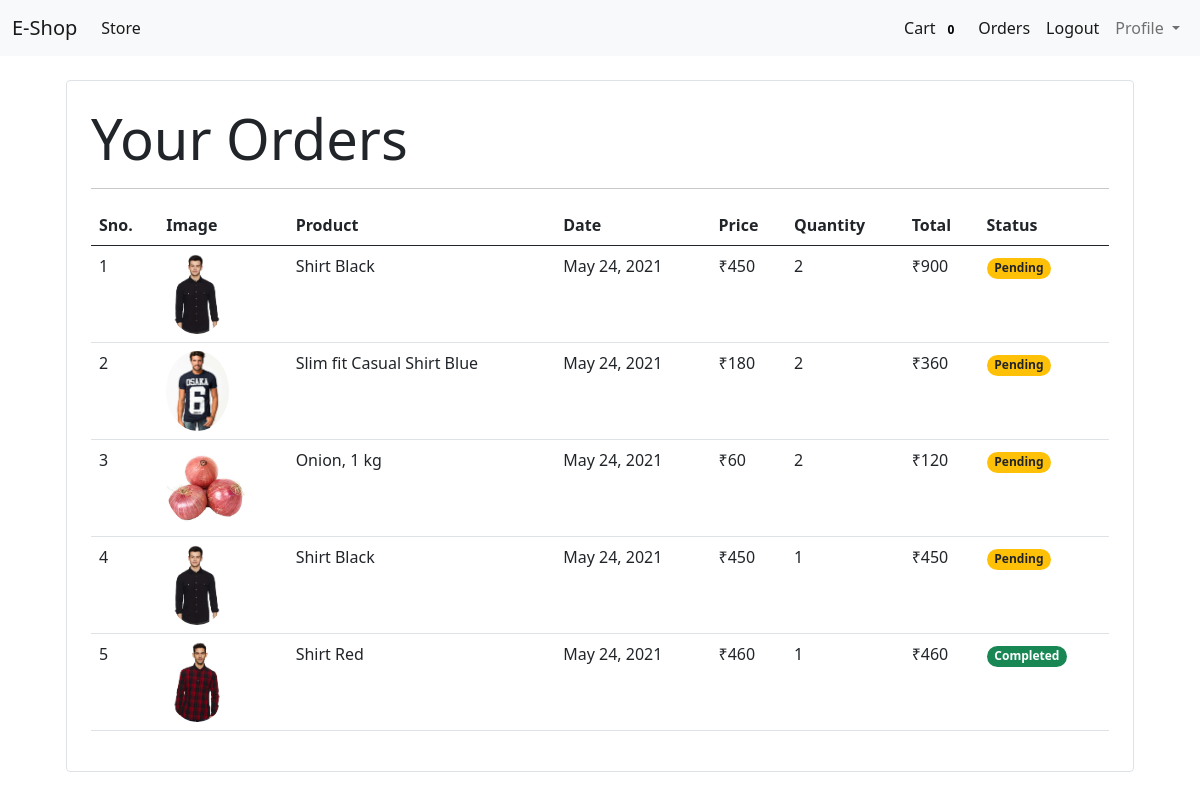
The page /orders (signed in) on the database its author committed.
### store/models/orders.py (models this page shows, shortened)
class Order(models.Model):
    product=models.ForeignKey(Product,on_delete=models.CASCADE)
    customer=models.ForeignKey(Customer,on_delete=models.CASCADE)
    quantity=models.IntegerField(default=1)
    total_price=models.IntegerField()
    date=models.DateField(default=datetime.datetime.today)
    phone_number=models.CharField(max_length=15,default='',blank=True)
    address=models.CharField(max_length=200,default='',blank=True)
    status=models.BooleanField(default=False)
    @staticmethod
    def get_orders_by_customer(customer):
        return Order.objects.filter(customer=customer).order_by('-date')

### store/models/products.py (models this page shows, shortened)
class Product(models.Model):
    name=models.CharField(max_length=50)
    price=models.IntegerField(default=0)
    description=models.CharField(max_length=200,default=" ",blank=True,null=True)
    category=models.ForeignKey(Category,on_delete=models.CASCADE,default=1)
    image=models.ImageField(upload_to='uploads/products/images')

### store/views/orders.py (the view)
# urls.py: path('orders',orders.Orders.as_view(),name='orders_page')
class Orders(View):
    @method_decorator(auth_middleware)
    def get(self,request):
        customer_id=request.session['customer']
        orders=Order.get_orders_by_customer(Customer.get_customer_by_id(customer_id))
        return render(request,'orders.html',{'orders':orders})

### store/models/customer.py (called while the page is built)
    @staticmethod
    def get_customer_by_id(customer_id):
        try:
            return Customer.objects.get(id=int(customer_id))
        except:
            return False

### store/templatetags/cart.py (called while the page is built)
@register.filter(name='length')
def length(cart):
    sum=0
    if not cart:
        return sum
    for val in cart.values():
        sum+=val
    return sum

@register.filter(name='multiply')
def multiply(a,b):
    if not a or not b:
        return 0
    return a*b

### store/templatetags/custom_filter.py (called while the page is built)
@register.filter(name='currency')
def currency(price):
    return "₹"+str(price)

### store/templates/orders.html
{% extends 'base.html' %}
{% block content %}
{% load cart %}
{% load custom_filter %}
<div class="container">
   <div class="border rounded p-4 m-4">
        <p class="display-4 pl-4 ml-4">Your Orders</p>
        <hr>
        <table class="table">
            <thead>
                <tr>
                    <th>Sno.</th>
                    <th>Image</th>
                    <th>Product</th>
                    <th>Date</th>
                    <th>Price</th>
                    <th>Quantity</th>
                    <th>Total</th>
                    <th>Status</th>
                </tr>
            </thead>
            <tbody>
                {% for order in orders %}
                <tr>
                    <td>{{forloop.counter}}</td>
                    <td><img style="height: 80px;" class="rounded-circle" src="{{order.product.image.url}}" alt=""></td>
                    <td>{{order.product.name}}</td>
                    <td>{{order.date}}</td>
                    <td>{{order.product.price|currency}}</td>
                    <td>{{order.quantity}}</td>
                    <td>{{order.quantity|multiply:order.product.price|currency}}</td>
                    {% if order.status %}
                    <td><span class="badge rounded-pill bg-success">Completed</span></td>
                    {%else%}
                    <td><span class="badge rounded-pill bg-warning text-dark">Pending</span></td>
                    {% endif %}
                </tr>
                {% endfor %}
            </tbody>
        </table>
   </div>
</div>
{% endblock %}

### rows shown on the page
Order: product.image (picture), product.name "Shirt Black", date "May 24, 2021", product.price "₹450", quantity "2", quantity|multiply "₹900", status "Pending"
Order: product.image (picture), product.name "Slim fit Casual Shirt Blue", date "May 24, 2021", product.price "₹180", quantity "2", quantity|multiply "₹360", status "Pending"
Order: product.image (picture), product.name "Onion, 1 kg", date "May 24, 2021", product.price "₹60", quantity "2", quantity|multiply "₹120", status "Pending"
Order: product.image (picture), product.name "Shirt Black", date "May 24, 2021", product.price "₹450", quantity "1", quantity|multiply "₹450", status "Pending"
Order: product.image (picture), product.name "Shirt Red", date "May 24, 2021", product.price "₹460", quantity "1", quantity|multiply "₹460", status "Completed"

### other values the page prints
{{ request.session.cart|length }} "0"
